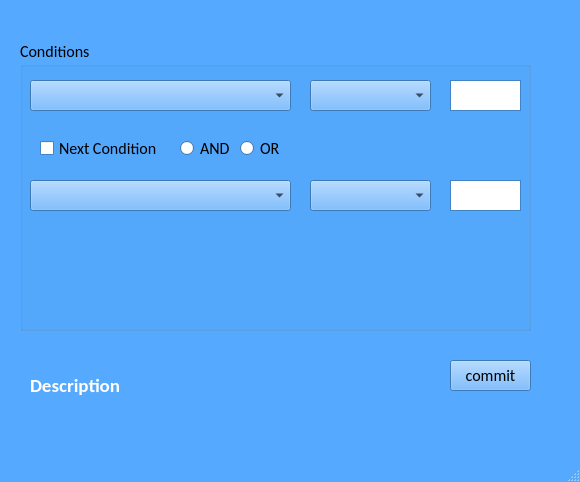
<?xml version="1.0" encoding="UTF-8"?>
<ui version="4.0">
 <class>MainWindow</class>
 <widget class="QMainWindow" name="MainWindow">
  <property name="geometry">
   <rect>
    <x>0</x>
    <y>0</y>
    <width>580</width>
    <height>482</height>
   </rect>
  </property>
  <property name="palette">
   <palette>
    <active>
     <colorrole role="WindowText">
      <brush brushstyle="SolidPattern">
       <color alpha="255">
        <red>0</red>
        <green>0</green>
        <blue>0</blue>
       </color>
      </brush>
     </colorrole>
     <colorrole role="Button">
      <brush brushstyle="SolidPattern">
       <color alpha="255">
        <red>85</red>
        <green>170</green>
        <blue>255</blue>
       </color>
      </brush>
     </colorrole>
     <colorrole role="Light">
      <brush brushstyle="SolidPattern">
       <color alpha="255">
        <red>213</red>
        <green>234</green>
        <blue>255</blue>
       </color>
      </brush>
     </colorrole>
     <colorrole role="Midlight">
      <brush brushstyle="SolidPattern">
       <color alpha="255">
        <red>149</red>
        <green>202</green>
        <blue>255</blue>
       </color>
      </brush>
     </colorrole>
     <colorrole role="Dark">
      <brush brushstyle="SolidPattern">
       <color alpha="255">
        <red>42</red>
        <green>85</green>
        <blue>127</blue>
       </color>
      </brush>
     </colorrole>
     <colorrole role="Mid">
      <brush brushstyle="SolidPattern">
       <color alpha="255">
        <red>56</red>
        <green>113</green>
        <blue>170</blue>
       </color>
      </brush>
     </colorrole>
     <colorrole role="Text">
      <brush brushstyle="SolidPattern">
       <color alpha="255">
        <red>0</red>
        <green>0</green>
        <blue>0</blue>
       </color>
      </brush>
     </colorrole>
     <colorrole role="BrightText">
      <brush brushstyle="SolidPattern">
       <color alpha="255">
        <red>255</red>
        <green>255</green>
        <blue>255</blue>
       </color>
      </brush>
     </colorrole>
     <colorrole role="ButtonText">
      <brush brushstyle="SolidPattern">
       <color alpha="255">
        <red>0</red>
        <green>0</green>
        <blue>0</blue>
       </color>
      </brush>
     </colorrole>
     <colorrole role="Base">
      <brush brushstyle="SolidPattern">
       <color alpha="255">
        <red>255</red>
        <green>255</green>
        <blue>255</blue>
       </color>
      </brush>
     </colorrole>
     <colorrole role="Window">
      <brush brushstyle="SolidPattern">
       <color alpha="255">
        <red>85</red>
        <green>170</green>
        <blue>255</blue>
       </color>
      </brush>
     </colorrole>
     <colorrole role="Shadow">
      <brush brushstyle="SolidPattern">
       <color alpha="255">
        <red>0</red>
        <green>0</green>
        <blue>0</blue>
       </color>
      </brush>
     </colorrole>
     <colorrole role="AlternateBase">
      <brush brushstyle="SolidPattern">
       <color alpha="255">
        <red>170</red>
        <green>212</green>
        <blue>255</blue>
       </color>
      </brush>
     </colorrole>
     <colorrole role="ToolTipBase">
      <brush brushstyle="SolidPattern">
       <color alpha="255">
        <red>255</red>
        <green>255</green>
        <blue>220</blue>
       </color>
      </brush>
     </colorrole>
     <colorrole role="ToolTipText">
      <brush brushstyle="SolidPattern">
       <color alpha="255">
        <red>0</red>
        <green>0</green>
        <blue>0</blue>
       </color>
      </brush>
     </colorrole>
    </active>
    <inactive>
     <colorrole role="WindowText">
      <brush brushstyle="SolidPattern">
       <color alpha="255">
        <red>0</red>
        <green>0</green>
        <blue>0</blue>
       </color>
      </brush>
     </colorrole>
     <colorrole role="Button">
      <brush brushstyle="SolidPattern">
       <color alpha="255">
        <red>85</red>
        <green>170</green>
        <blue>255</blue>
       </color>
      </brush>
     </colorrole>
     <colorrole role="Light">
      <brush brushstyle="SolidPattern">
       <color alpha="255">
        <red>213</red>
        <green>234</green>
        <blue>255</blue>
       </color>
      </brush>
     </colorrole>
     <colorrole role="Midlight">
      <brush brushstyle="SolidPattern">
       <color alpha="255">
        <red>149</red>
        <green>202</green>
        <blue>255</blue>
       </color>
      </brush>
     </colorrole>
     <colorrole role="Dark">
      <brush brushstyle="SolidPattern">
       <color alpha="255">
        <red>42</red>
        <green>85</green>
        <blue>127</blue>
       </color>
      </brush>
     </colorrole>
     <colorrole role="Mid">
      <brush brushstyle="SolidPattern">
       <color alpha="255">
        <red>56</red>
        <green>113</green>
        <blue>170</blue>
       </color>
      </brush>
     </colorrole>
     <colorrole role="Text">
      <brush brushstyle="SolidPattern">
       <color alpha="255">
        <red>0</red>
        <green>0</green>
        <blue>0</blue>
       </color>
      </brush>
     </colorrole>
     <colorrole role="BrightText">
      <brush brushstyle="SolidPattern">
       <color alpha="255">
        <red>255</red>
        <green>255</green>
        <blue>255</blue>
       </color>
      </brush>
     </colorrole>
     <colorrole role="ButtonText">
      <brush brushstyle="SolidPattern">
       <color alpha="255">
        <red>0</red>
        <green>0</green>
        <blue>0</blue>
       </color>
      </brush>
     </colorrole>
     <colorrole role="Base">
      <brush brushstyle="SolidPattern">
       <color alpha="255">
        <red>255</red>
        <green>255</green>
        <blue>255</blue>
       </color>
      </brush>
     </colorrole>
     <colorrole role="Window">
      <brush brushstyle="SolidPattern">
       <color alpha="255">
        <red>85</red>
        <green>170</green>
        <blue>255</blue>
       </color>
      </brush>
     </colorrole>
     <colorrole role="Shadow">
      <brush brushstyle="SolidPattern">
       <color alpha="255">
        <red>0</red>
        <green>0</green>
        <blue>0</blue>
       </color>
      </brush>
     </colorrole>
     <colorrole role="AlternateBase">
      <brush brushstyle="SolidPattern">
       <color alpha="255">
        <red>170</red>
        <green>212</green>
        <blue>255</blue>
       </color>
      </brush>
     </colorrole>
     <colorrole role="ToolTipBase">
      <brush brushstyle="SolidPattern">
       <color alpha="255">
        <red>255</red>
        <green>255</green>
        <blue>220</blue>
       </color>
      </brush>
     </colorrole>
     <colorrole role="ToolTipText">
      <brush brushstyle="SolidPattern">
       <color alpha="255">
        <red>0</red>
        <green>0</green>
        <blue>0</blue>
       </color>
      </brush>
     </colorrole>
    </inactive>
    <disabled>
     <colorrole role="WindowText">
      <brush brushstyle="SolidPattern">
       <color alpha="255">
        <red>42</red>
        <green>85</green>
        <blue>127</blue>
       </color>
      </brush>
     </colorrole>
     <colorrole role="Button">
      <brush brushstyle="SolidPattern">
       <color alpha="255">
        <red>85</red>
        <green>170</green>
        <blue>255</blue>
       </color>
      </brush>
     </colorrole>
     <colorrole role="Light">
      <brush brushstyle="SolidPattern">
       <color alpha="255">
        <red>213</red>
        <green>234</green>
        <blue>255</blue>
       </color>
      </brush>
     </colorrole>
     <colorrole role="Midlight">
      <brush brushstyle="SolidPattern">
       <color alpha="255">
        <red>149</red>
        <green>202</green>
        <blue>255</blue>
       </color>
      </brush>
     </colorrole>
     <colorrole role="Dark">
      <brush brushstyle="SolidPattern">
       <color alpha="255">
        <red>42</red>
        <green>85</green>
        <blue>127</blue>
       </color>
      </brush>
     </colorrole>
     <colorrole role="Mid">
      <brush brushstyle="SolidPattern">
       <color alpha="255">
        <red>56</red>
        <green>113</green>
        <blue>170</blue>
       </color>
      </brush>
     </colorrole>
     <colorrole role="Text">
      <brush brushstyle="SolidPattern">
       <color alpha="255">
        <red>42</red>
        <green>85</green>
        <blue>127</blue>
       </color>
      </brush>
     </colorrole>
     <colorrole role="BrightText">
      <brush brushstyle="SolidPattern">
       <color alpha="255">
        <red>255</red>
        <green>255</green>
        <blue>255</blue>
       </color>
      </brush>
     </colorrole>
     <colorrole role="ButtonText">
      <brush brushstyle="SolidPattern">
       <color alpha="255">
        <red>42</red>
        <green>85</green>
        <blue>127</blue>
       </color>
      </brush>
     </colorrole>
     <colorrole role="Base">
      <brush brushstyle="SolidPattern">
       <color alpha="255">
        <red>85</red>
        <green>170</green>
        <blue>255</blue>
       </color>
      </brush>
     </colorrole>
     <colorrole role="Window">
      <brush brushstyle="SolidPattern">
       <color alpha="255">
        <red>85</red>
        <green>170</green>
        <blue>255</blue>
       </color>
      </brush>
     </colorrole>
     <colorrole role="Shadow">
      <brush brushstyle="SolidPattern">
       <color alpha="255">
        <red>0</red>
        <green>0</green>
        <blue>0</blue>
       </color>
      </brush>
     </colorrole>
     <colorrole role="AlternateBase">
      <brush brushstyle="SolidPattern">
       <color alpha="255">
        <red>85</red>
        <green>170</green>
        <blue>255</blue>
       </color>
      </brush>
     </colorrole>
     <colorrole role="ToolTipBase">
      <brush brushstyle="SolidPattern">
       <color alpha="255">
        <red>255</red>
        <green>255</green>
        <blue>220</blue>
       </color>
      </brush>
     </colorrole>
     <colorrole role="ToolTipText">
      <brush brushstyle="SolidPattern">
       <color alpha="255">
        <red>0</red>
        <green>0</green>
        <blue>0</blue>
       </color>
      </brush>
     </colorrole>
    </disabled>
   </palette>
  </property>
  <property name="font">
   <font>
    <family>Calibri</family>
    <pointsize>12</pointsize>
   </font>
  </property>
  <property name="windowTitle">
   <string>MainWindow</string>
  </property>
  <widget class="QWidget" name="centralwidget">
   <widget class="QGroupBox" name="groupBox">
    <property name="geometry">
     <rect>
      <x>20</x>
      <y>40</y>
      <width>511</width>
      <height>291</height>
     </rect>
    </property>
    <property name="title">
     <string>Conditions</string>
    </property>
    <widget class="QComboBox" name="fields_box">
     <property name="geometry">
      <rect>
       <x>10</x>
       <y>40</y>
       <width>261</width>
       <height>31</height>
      </rect>
     </property>
    </widget>
    <widget class="QComboBox" name="conditions">
     <property name="geometry">
      <rect>
       <x>290</x>
       <y>40</y>
       <width>121</width>
       <height>31</height>
      </rect>
     </property>
    </widget>
    <widget class="QTextEdit" name="value">
     <property name="geometry">
      <rect>
       <x>430</x>
       <y>40</y>
       <width>71</width>
       <height>31</height>
      </rect>
     </property>
    </widget>
    <widget class="QComboBox" name="fields_box2">
     <property name="geometry">
      <rect>
       <x>10</x>
       <y>140</y>
       <width>261</width>
       <height>31</height>
      </rect>
     </property>
    </widget>
    <widget class="QComboBox" name="condition2">
     <property name="geometry">
      <rect>
       <x>290</x>
       <y>140</y>
       <width>121</width>
       <height>31</height>
      </rect>
     </property>
    </widget>
    <widget class="QRadioButton" name="and_bt">
     <property name="geometry">
      <rect>
       <x>160</x>
       <y>100</y>
       <width>82</width>
       <height>17</height>
      </rect>
     </property>
     <property name="text">
      <string>AND</string>
     </property>
    </widget>
    <widget class="QRadioButton" name="or_bt">
     <property name="geometry">
      <rect>
       <x>220</x>
       <y>100</y>
       <width>82</width>
       <height>17</height>
      </rect>
     </property>
     <property name="text">
      <string>OR</string>
     </property>
    </widget>
    <widget class="QCheckBox" name="add">
     <property name="geometry">
      <rect>
       <x>20</x>
       <y>100</y>
       <width>121</width>
       <height>17</height>
      </rect>
     </property>
     <property name="text">
      <string>Next Condition</string>
     </property>
    </widget>
    <widget class="QTextEdit" name="value2">
     <property name="geometry">
      <rect>
       <x>430</x>
       <y>140</y>
       <width>71</width>
       <height>31</height>
      </rect>
     </property>
    </widget>
   </widget>
   <widget class="QPushButton" name="commit">
    <property name="geometry">
     <rect>
      <x>450</x>
      <y>360</y>
      <width>81</width>
      <height>31</height>
     </rect>
    </property>
    <property name="text">
     <string>commit</string>
    </property>
   </widget>
   <widget class="QLabel" name="description">
    <property name="geometry">
     <rect>
      <x>30</x>
      <y>370</y>
      <width>241</width>
      <height>31</height>
     </rect>
    </property>
    <property name="text">
     <string>&lt;html&gt;&lt;head/&gt;&lt;body&gt;&lt;p&gt;&lt;span style=&quot; font-size:14pt; font-weight:600; color:#ffffff;&quot;&gt;Description&lt;/span&gt;&lt;/p&gt;&lt;/body&gt;&lt;/html&gt;</string>
    </property>
   </widget>
  </widget>
  <widget class="QMenuBar" name="menubar">
   <property name="geometry">
    <rect>
     <x>0</x>
     <y>0</y>
     <width>580</width>
     <height>21</height>
    </rect>
   </property>
  </widget>
  <widget class="QStatusBar" name="statusbar"/>
 </widget>
 <resources/>
 <connections/>
</ui>
